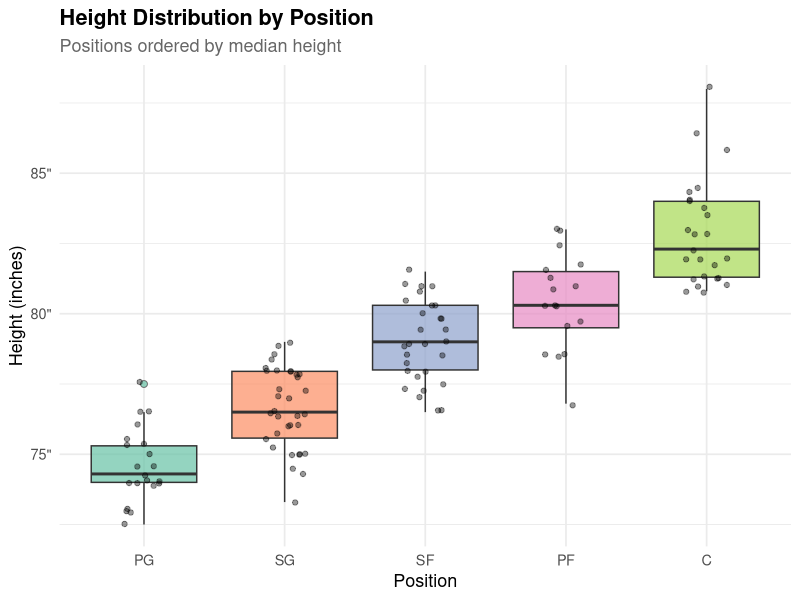
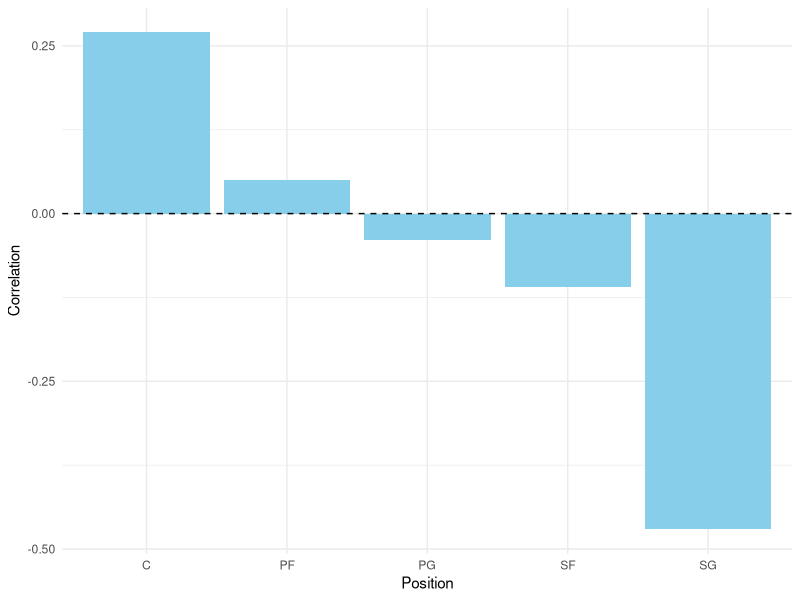
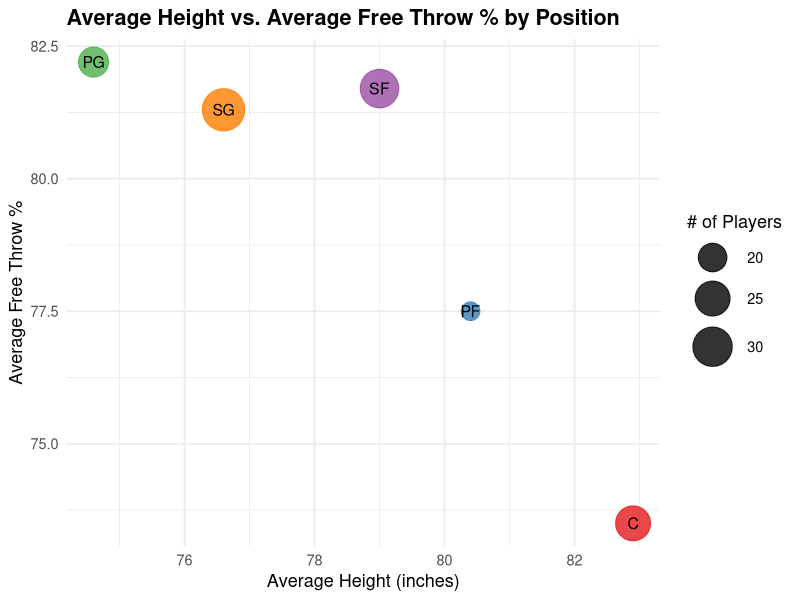

Write the R code that produced these figures, in order.
## ---- chunk 1
#| echo: false
#| warning: false
#| message: false

# Tidyverse Style Guide

# Step 1: Load packages
library(ggplot2)
library(dplyr)
library(readr)
library(ggrepel)
library(knitr)
library(kableExtra)

# Step 2: Load and tidy the data
df <- read_csv("NBAPlayerStats.csv") |>
  rename(
    ft_pct = `FT%`,
    height = `Height (in)`
  ) |>
  mutate(
    ft_pct = as.numeric(gsub("%", "", ft_pct))
  )

# Step 3: Summarize average height and FT% per position
position_summary <- df |>
  group_by(Position) |>
  summarise(
    avg_height = mean(height, na.rm = TRUE),
    avg_ft_pct = mean(ft_pct, na.rm = TRUE),
    count      = n()
  )

# Plot for height distribution by position
df |>
  mutate(Position = reorder(Position, height)) |>
  ggplot(aes(x = Position, y = height, fill = Position)) +
  geom_boxplot(alpha = 0.7, outlier.shape = 21, outlier.size = 2) +
  geom_jitter(width = 0.15, alpha = 0.4, size = 1.5) +
  scale_fill_brewer(palette = "Set2") +
  scale_y_continuous(labels = function(x) paste0(x, '"')) +
  labs(
    title    = "Height Distribution by Position",
    subtitle = "Positions ordered by median height",
    x        = "Position",
    y        = "Height (inches)"
  ) +
  theme_minimal(base_size = 13) +
  theme(
    plot.title      = element_text(face = "bold"),
    plot.subtitle   = element_text(color = "grey40"),
    legend.position = "none"
  )
## ---- chunk 2
# Table for height summary by position
df |>
  group_by(Position) |>
  summarise(
    `Player Count`       = n(),
    `Avg Height (in)`    = round(mean(height, na.rm = TRUE), 1),
    `Median Height (in)` = round(median(height, na.rm = TRUE), 1),
    `Min Height (in)`    = round(min(height, na.rm = TRUE), 1),
    `Max Height (in)`    = round(max(height, na.rm = TRUE), 1)
  ) |>
  arrange(desc(`Avg Height (in)`)) |>
  kable(
    caption = "Height Summary by Position for Players Who Shot At Least 150 FT's (tallest to shortest)",
    align   = c("l", "c", "c", "c", "c", "c")
  ) |>
  kable_styling(
    bootstrap_options = c("striped", "hover", "condensed"),
    full_width        = FALSE
  )
## ---- chunk 3
library(tidyverse)
library(knitr)

nba_raw <- read_csv("NBAPlayerStats.csv")

nba_clean <- nba_raw |>
  rename(
    position = Position,
    ft_percent = `FT%`,
    height_in = `Height (in)`
  ) |>
  mutate(
    ft_percent = as.numeric(str_remove(ft_percent, "%")),
    height_in = as.numeric(height_in)
  )

position_corr <- nba_clean |>
  group_by(position) |>
  summarise(
    correlation = round(cor(height_in, ft_percent, use = "complete.obs"), 2),
    avg_ft = round(mean(ft_percent, na.rm = TRUE), 1),
    avg_height = round(mean(height_in, na.rm = TRUE), 1),
    n_players = n(),
    .groups = "drop"
  )
## ---- chunk 4
#| label: fig-connor
#| fig-cap: "Correlation between height and free throw percentage by position."
#| fig-alt: "Bar chart comparing the correlation between player height and free throw percentage across NBA positions (C, PF, PG, SF, SG). Most correlations are close to zero, indicating little relationship between height and free throw shooting within positions. Centers show a small positive correlation, while shooting guards show the strongest negative correlation."
#| fig-pos: "H"

ggplot(position_corr, aes(x = position, y = correlation)) +
  geom_col(fill = "skyblue") +
  geom_hline(yintercept = 0, linetype = "dashed") +
  labs(
    x = "Position",
    y = "Correlation"
  ) +
  theme_minimal()
## ---- chunk 5
#| label: tbl-connor
#| tbl-cap: "Correlation between height and free throw percentage by position."
#| tbl-pos: "H"

kable(
  position_corr,
  col.names = c("Position", "Correlation", "Avg FT%", "Avg Height", "Players")
)
## ---- chunk 6
#| echo: false

#Tidyverse style guide
library(readr)
library(dplyr)
library(ggplot2)
library(knitr)

# Tidy the data
nba <- read_csv("NBAPlayerStats.csv") |>
  rename(
    ft_pct   = `FT%`,
    height   = `Height (in)`,
    position = Position
  ) |>
  mutate(
    ft_pct = as.numeric(gsub("%", "", ft_pct)),
    height = as.numeric(height)
  )

# Summarize by position
pos_summary <- nba |>
  group_by(position) |>
  summarise(
    avg_height = round(mean(height, na.rm = TRUE), 1),
    avg_ft_pct = round(mean(ft_pct,  na.rm = TRUE), 1),
    n_players  = n(),
    .groups = "drop"
  )
## ---- chunk 7
#Plot-aidan — Average height vs. FT% by position
#| label: plot-aidan
#| fig-cap: "Average height vs. average FT% by position. Bubble size shows number of players in each group."
#| fig-alt: "Scatter plot of average height vs. free throw percentage by basketball position."
ggplot(pos_summary, aes(x = avg_height, y = avg_ft_pct,
                        size = n_players, color = position)) +
  geom_point(alpha = 0.8) +
  geom_text(aes(label = position), color = "black", size = 4, hjust = 0.5, vjust = 0.5)+  
  scale_size_continuous(range = c(6, 14), name = "# of Players") +
  scale_color_brewer(palette = "Set1", guide = "none") +
  labs(
    title = "Average Height vs. Average Free Throw % by Position",
    x = "Average Height (inches)",
    y = "Average Free Throw %"
  ) +
  theme_minimal(base_size = 13) +
  theme(
    plot.title    = element_text(face = "bold")
  )
## ---- chunk 8
# Table-aidan — Average height vs. FT% by position

#| label: tab-aidan
#| fig-cap: "Provides the corresponding numerical values (Position, Avg Height, Avg FT%, # of Players)."
#| fig-alt: "Table showing average height, free throw percentage, and number of players for basketball positions."

pos_summary |>
  arrange(desc(avg_ft_pct)) |>
  kable(
    caption = "Average Height and Free Throw Percentage by Position",
    col.names = c("Position", "Avg Height (in)", "Avg Free Throw %", "# Players"),
    align = c("l", "c", "c", "c")
  )
